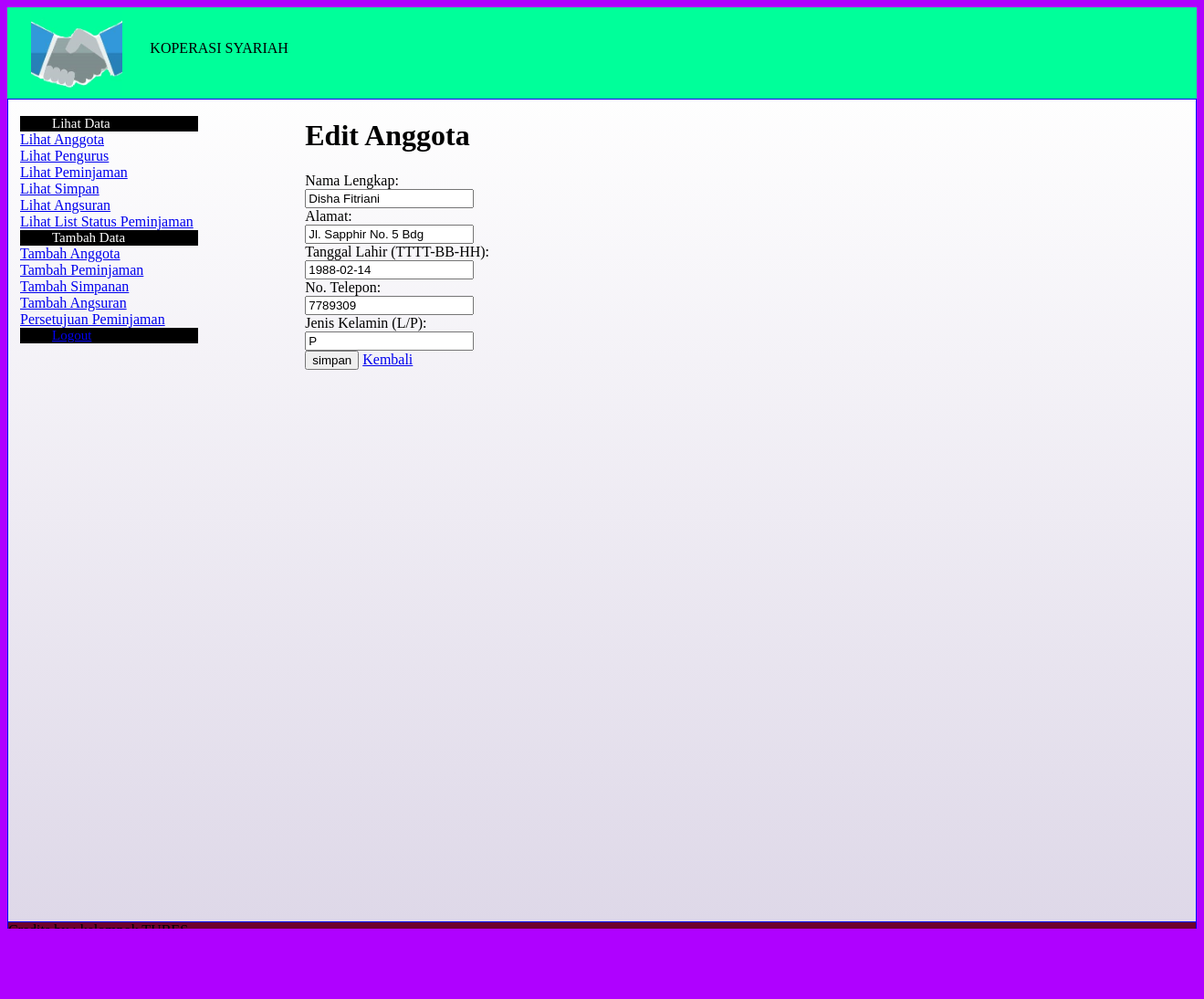
/Koperasi/Form_Edit_Anggota.php?ID_Anggota=10001, run on the app's committed database.
### tables this page shows
CREATE TABLE `anggota` (
  `ID_Anggota` int(10) NOT NULL,
  `Nama_Anggota` varchar(30) DEFAULT NULL,
  `Alamat` varchar(100) DEFAULT NULL,
  `Tanggal_Lahir` date DEFAULT NULL,
  `No_Telpon` int(15) DEFAULT NULL,
  `Jenis_Kelamin` char(15) DEFAULT NULL
);

### Koperasi/Form_Edit_Anggota.php (the view, shortened to what this page needs)
<?php
	include "connect.php";
	$ID_Anggota = $_GET['ID_Anggota'];
	$query = mysqli_query($conn,"SELECT * FROM anggota WHERE ID_Anggota='$ID_Anggota'");
	$data=mysqli_fetch_assoc($query);
	?>
<!doctype html>
<html>
	<head>
	<link rel="stylesheet" type="text/css" href="css/parts.css">
	</head>
	<body style="background:#AF01FF">
		<div id="atas">
		<div id="atas_kiri">
		<img src="img/logo.jpg" width="100" height="100" alt="gambar"/>
		</div>
		<div id="atas_kanan">
		</br>KOPERASI SYARIAH
		</div>
		</div>
		<div id="tengah">
		<div id="tengah_kiri">
		<div class="menu-header">Lihat Data</div>
			<ul>
				<li><a href="Lihat_Anggota.php">Lihat Anggota</a></li>
				<li><a href="Lihat_Pengurus.php">Lihat Pengurus</a></li>
				<li><a href="Lihat_Peminjaman.php">Lihat Peminjaman</a></li>
				<li><a href="Lihat_Simpan.php">Lihat Simpan</a></li>
				<li><a href="Lihat_Angsuran.php">Lihat Angsuran</a></li>
				<li><a href="Lihat_List_Status_Peminjaman.php">Lihat List Status Peminjaman</a></li>
			</ul>
			<div class="menu-header">Tambah Data</div>
			<ul>
				<li><a href="Form_Anggota.php">Tambah Anggota</a></li>
				<li><a href="Form_Peminjaman.php">Tambah Peminjaman</a></li>
				<li><a href="Form_Simpanan.php">Tambah Simpanan</a></li>
				<li><a href="Form_Angsuran.php">Tambah Angsuran</a></li>
				<li><a href="Form_Persetujuan_Peminjaman.php">Persetujuan Peminjaman</a></li>
			</ul>
			<div class="menu-header"><a href="logout.php">Logout</a></div>
		</div>
		<div id="tengah_kanan">
		<h1>Edit Anggota</h1>
		<form action="Edit_Anggota.php" method="Post">
		Nama Lengkap:
		<input type="text" name="nama" value="<?php echo $data['Nama_Anggota'];?>"/>
		</br> Alamat:
		<input type="text" name="alamat" value="<?php echo $data['Alamat'];?>" />
		</br> Tanggal Lahir (TTTT-BB-HH):
		<input type="text" name="TTL" value="<?php echo $data['Tanggal_Lahir'];?>" />
		</br> No. Telepon:
		<input type="text" name="no_tlp" value="<?php echo $data['No_Telpon'];?>"/>
		</br> Jenis Kelamin (L/P):
		<input type="text" name="jk" value="<?php echo $data['Jenis_Kelamin'];?>" />
		<input type="submit" value="simpan" />
		<a href="Lihat_Anggota.php">Kembali</a>
		</div>
		</div>
		<div id="bawah">
		Credits by : kelompok TUBES
		</div>
	</body>
</html>

### Koperasi/css/parts.css (style rules this page uses)
#atas { max-width:1450px; height:100px; border:1px #01B4FF; margin:0 auto; background: #00FF9A; }
#atas_kiri { background:; float: left; width:10%; height:100%; border:none; margin-left:2%; border-top:none; border-left:none; }
#tengah { max-width:1450px; height:900px; border:1px solid blue; margin:0 auto; background: linear-gradient(to bottom,#fefefe,#ded8e8); }
#tengah_kiri { background:; float: left; width:15%; height:100%; border:none; margin-left:1%; border-top:none; border-left:none; }
#tengah_kanan { width:85%; height:100%; margin-left:25% }
#bawah { max-width:1450px; height:75px; border:1px solid blue; margin:0 auto; border-top:none; background:#6C002D; }
.menu-header { text-decoration: none; color: white; font-size: 15px; padding-left:35px; display:block; background-color:black }
ul { display: inline; margin: 0; padding: 0; }
ul li { display:block; }

### data on the page
anggota: nama "Disha Fitriani", alamat "Jl. Sapphir No. 5 Bdg", TTL "1988-02-14", no_tlp "7789309", jk "P"
